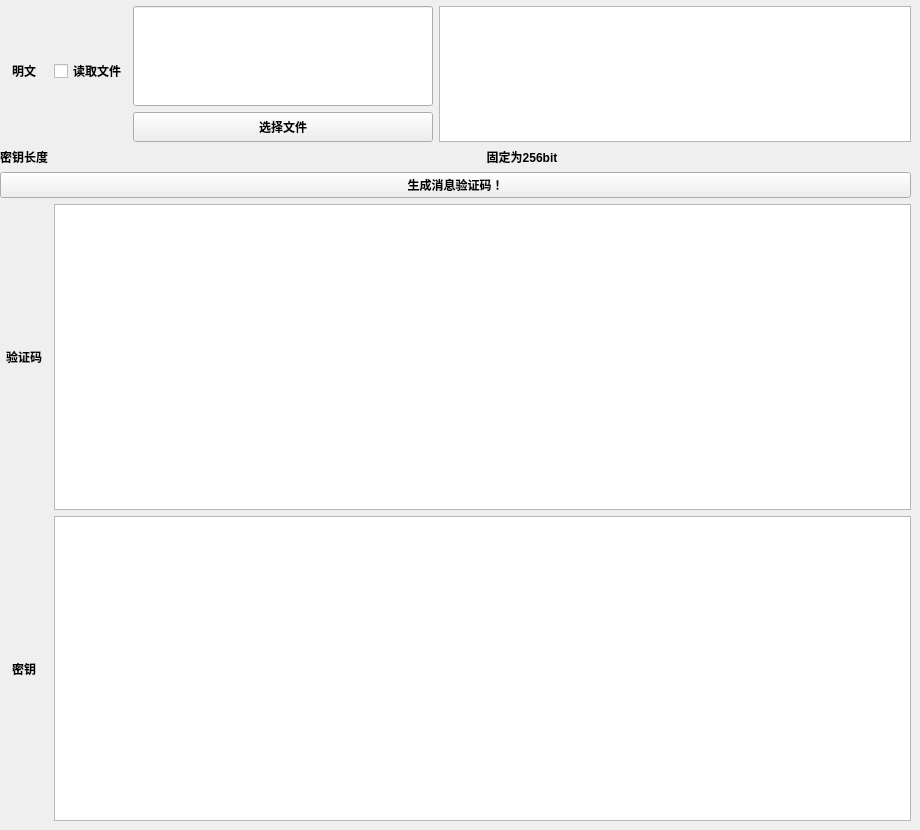
      <widget class="QWidget" name="page_35">
       <widget class="QWidget" name="gridLayoutWidget_21">
        <property name="geometry">
         <rect>
          <x>0</x>
          <y>0</y>
          <width>911</width>
          <height>821</height>
         </rect>
        </property>
        <property name="font">
         <font>
          <weight>75</weight>
          <bold>true</bold>
         </font>
        </property>
        <layout class="QGridLayout" name="gridLayout_21">
         <item row="4" column="0">
          <widget class="QLabel" name="label_109">
           <property name="maximumSize">
            <size>
             <width>300</width>
             <height>16777215</height>
            </size>
           </property>
           <property name="font">
            <font>
             <weight>75</weight>
             <bold>true</bold>
            </font>
           </property>
           <property name="text">
            <string>密钥长度</string>
           </property>
           <property name="alignment">
            <set>Qt::AlignCenter</set>
           </property>
          </widget>
         </item>
         <item row="6" column="1" colspan="3">
          <widget class="QTextEdit" name="textEdit_30">
           <property name="font">
            <font>
             <weight>75</weight>
             <bold>true</bold>
            </font>
           </property>
          </widget>
         </item>
         <item row="0" column="1" rowspan="3">
          <widget class="QCheckBox" name="checkBox_27">
           <property name="font">
            <font>
             <weight>75</weight>
             <bold>true</bold>
            </font>
           </property>
           <property name="text">
            <string>读取文件</string>
           </property>
          </widget>
         </item>
         <item row="7" column="0">
          <widget class="QLabel" name="label_110">
           <property name="text">
            <string>密钥</string>
           </property>
           <property name="alignment">
            <set>Qt::AlignCenter</set>
           </property>
          </widget>
         </item>
         <item row="2" column="2">
          <widget class="QPushButton" name="pushButton_79">
           <property name="maximumSize">
            <size>
             <width>300</width>
             <height>30</height>
            </size>
           </property>
           <property name="font">
            <font>
             <weight>75</weight>
             <bold>true</bold>
            </font>
           </property>
           <property name="layoutDirection">
            <enum>Qt::LeftToRight</enum>
           </property>
           <property name="text">
            <string>选择文件</string>
           </property>
           <property name="checkable">
            <bool>false</bool>
           </property>
          </widget>
         </item>
         <item row="0" column="0" rowspan="3">
          <widget class="QLabel" name="label_111">
           <property name="font">
            <font>
             <weight>75</weight>
             <bold>true</bold>
            </font>
           </property>
           <property name="text">
            <string>明文</string>
           </property>
           <property name="alignment">
            <set>Qt::AlignCenter</set>
           </property>
          </widget>
         </item>
         <item row="6" column="0">
          <widget class="QLabel" name="label_112">
           <property name="font">
            <font>
             <weight>75</weight>
             <bold>true</bold>
            </font>
           </property>
           <property name="text">
            <string>验证码</string>
           </property>
           <property name="alignment">
            <set>Qt::AlignCenter</set>
           </property>
          </widget>
         </item>
         <item row="5" column="0" colspan="4">
          <widget class="QPushButton" name="pushButton_80">
           <property name="font">
            <font>
             <weight>75</weight>
             <bold>true</bold>
            </font>
           </property>
           <property name="text">
            <string>生成消息验证码！</string>
           </property>
          </widget>
         </item>
         <item row="7" column="1" colspan="3">
          <widget class="QTextEdit" name="textEdit_31"/>
         </item>
         <item row="1" column="2">
          <widget class="QLineEdit" name="lineEdit_28">
           <property name="maximumSize">
            <size>
             <width>300</width>
             <height>100</height>
            </size>
           </property>
           <property name="font">
            <font>
             <weight>75</weight>
             <bold>true</bold>
            </font>
           </property>
          </widget>
         </item>
         <item row="1" column="3" rowspan="2">
          <widget class="QPlainTextEdit" name="plainTextEdit_35">
           <property name="maximumSize">
            <size>
             <width>16777215</width>
             <height>300</height>
            </size>
           </property>
           <property name="font">
            <font>
             <weight>75</weight>
             <bold>true</bold>
            </font>
           </property>
          </widget>
         </item>
         <item row="4" column="2" colspan="2">
          <widget class="QLabel" name="label_113">
           <property name="text">
            <string>固定为256bit</string>
           </property>
           <property name="alignment">
            <set>Qt::AlignCenter</set>
           </property>
          </widget>
         </item>
        </layout>
       </widget>
      </widget>
